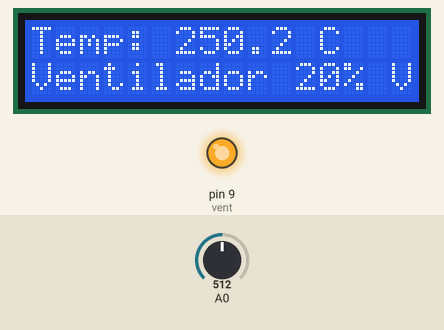
Simulated run of this sketch. Board: Arduino Uno, built with avr-gcc and run on an emulated ATmega328P. Parts: 16×2 character LCD, output pins drawn as LEDs (lit = HIGH). Inputs (shaded band) come from the test bench; at power-on: A0 = 512.

Above: at 2.7 s.
At 8.1 s:
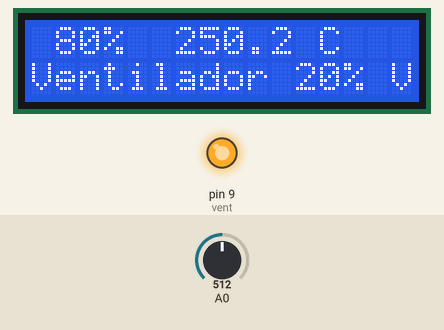
8.2 s: A0 set to 220
At 12.8 s:
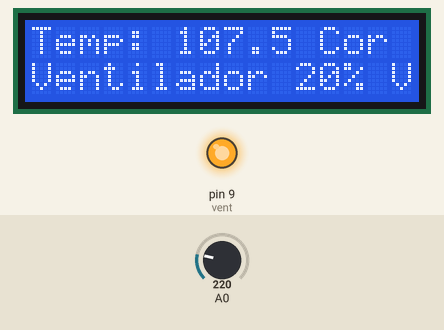
13.1 s: A0 set to 190
17.6 s: A0 set to 23
At 21.2 s:
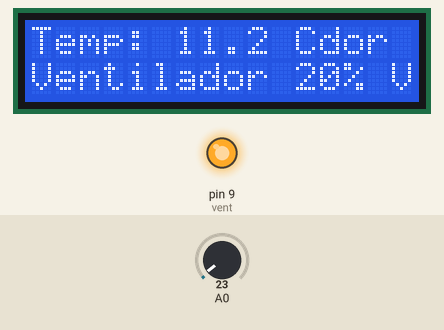
22.2 s: A0 set to 18
At 26.0 s:
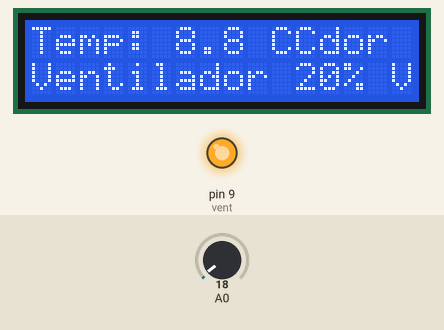
Timing chart, 0 to 27.5 s (numbered marks = the images above; inputs shaded):
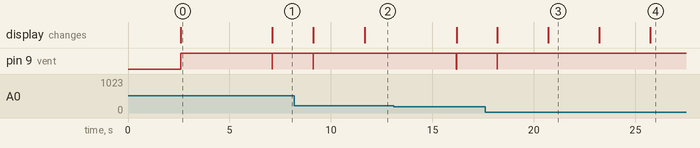

Measured:
- the behaviour switches between 21 and 20 on A0 (found by bisection; images 3 and 4)
- after the input at 22.2 s, the display: first changes after 1.0 s (image 4 shows a later state)
- what the display in image 0 shows lasts 4.5 s, from 2.6 s to 7.1 s

The sketch:

lm35+lcd.ino
```cpp
#include <Wire.h>
#include <LCD.h>
#include <LiquidCrystal_I2C.h>


LiquidCrystal_I2C lcd(0x27, 2, 1, 0, 4, 5, 6, 7);
int sensor;
float temperatura;
float suma;
const int vent=9;


void setup() {
  lcd.begin(16,2);
  lcd.setBacklightPin(3, POSITIVE);
  lcd.setBacklight(HIGH);
  pinMode(vent, OUTPUT);
  digitalWrite(vent, LOW);
}

void loop() {
  suma=0;
  for(int i=0; i<5;i++){
    sensor = analogRead(A0);
  temperatura = ((sensor*5000.0)/1023)/10;
  suma=temperatura + suma;
  delay(500);
  }
  lcd.setCursor(0,0);
  lcd.print("Temp: ");
  lcd.print(suma/5.0,1);
  lcd.print(" C");
  lcd.setCursor(0,1);

  if(temperatura>20){
  lcd.print("Ventilador 20% ");
  digitalWrite(vent, HIGH);
  //delay(7000);
  //digitalWrite(vent, LOW);
  }
  if(temperatura>60){
  lcd.print("Ventilador 50% ");
  digitalWrite(vent, HIGH);
  delay(4500);
  digitalWrite(vent, LOW);
  }
  if(temperatura>80){
  lcd.print("Ventilador 80% ");
  digitalWrite(vent, HIGH);
  delay(2000);
  digitalWrite(vent, LOW);
  }
  if(temperatura>95){
  lcd.print("Ventilador 100% ");
  digitalWrite(vent, HIGH);
  }


}
```
